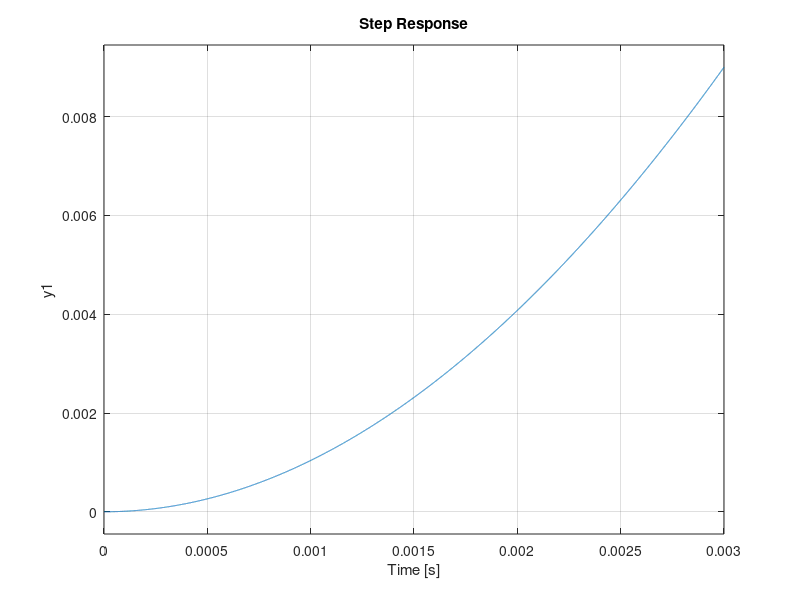
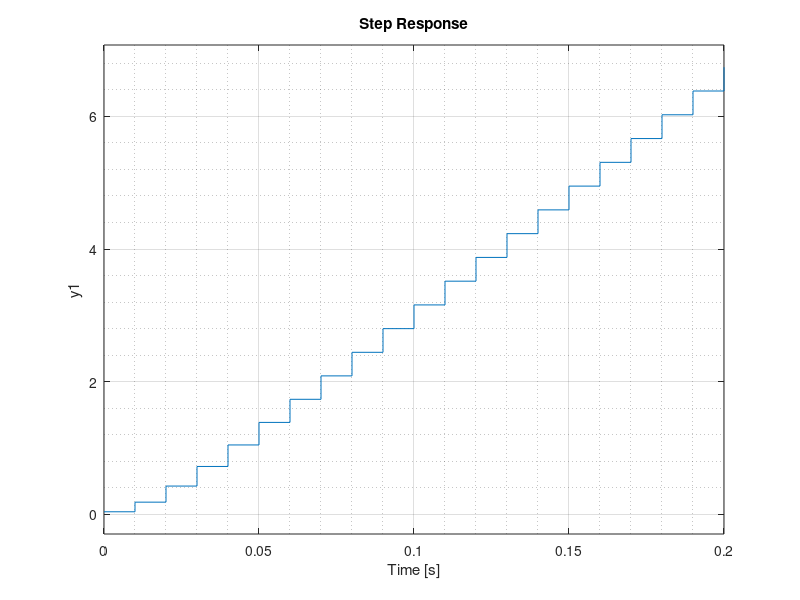

Write the MATLAB code that produced these figures, in order. (Note: this script raises an error after producing the figures.)
clear all

num=[0 2 3];
den=[1 0.5 1];
tf=tf(num,den)

[A,B,C,D]=tf2ss(num,den)

[num2,den2]=ss2tf(A,B,C,D)
%%
M_obs=obsv(A,C);
rank(M_obs)

H=ss(A,B,C,D);
step(H)
isstable(H)

%%
clear all
clc;

J=3.2284E-6;
b=3.5077E-6;
K=0.0274;
R=4;
L=2.75E-6;

A=[0,1,0;0,-b/J,K/J;0,-K/L,-R/L];
B=[0;0;1/L];
C=[1,0,0];
D=0;

H=ss(A,B,C,D);
figure(1)
step(H)

Fs=100;
Ts=1/Fs;
Hd=c2d(H,Ts,'tustin')
figure(2)
step(Hd)
grid on, grid minor

%% discretizar funciones de transferencia
syms z s
s=(z-1)/Ts;
F=3/(s^2+3*s+2);
Fs=simplify(F) % pendiente

%% Parte ejercicio 1
clear all;
clc;
%%
%save('funcion_transferencia','tf1')
kp=2;
ki=1;
kd=0;

Gc=pid(kp,ki,kd);
Gp=tf1;
Hs=feedback(series(Gc,Gp),1);
figure(3)
step(Hs)
title('Desempeño')
grid on, grid minor
%stepinfo(Hs)

%        RiseTime: 4.5244e-01 s
%      SettlingTime: 8.1061e+00 s
%         Overshoot: 1.6081e+01 %
%   Steady state error: (1.1608e+00-1)/1*100 = 16%

%% ej 3
Gpd=c2d(Gp,Ts,'tustin')
Gpdf=c2d(Gp,Ts,'foh')

figure(5)
subplot(2,1,1) %filas,columns,posicion
step(Gpdf)
title('Funcion de transferencia foh')
grid on, grid minor

subplot(2,1,2) %filas,columns,posicion
step(Gpd)
title('Funcion de transferencia bilinial')
grid on, grid minor
